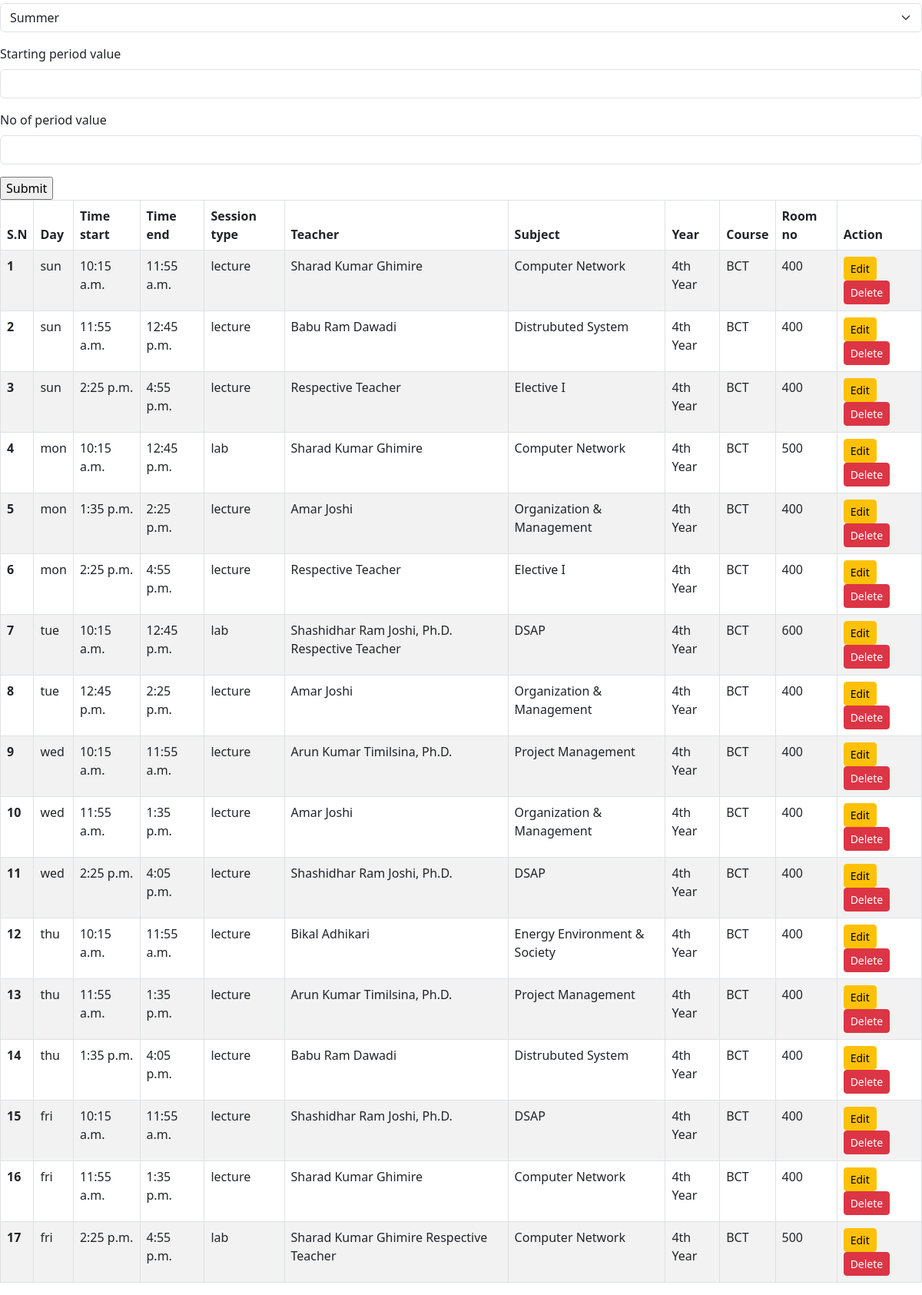
The page /routine (lower part) on the database as committed earlier.
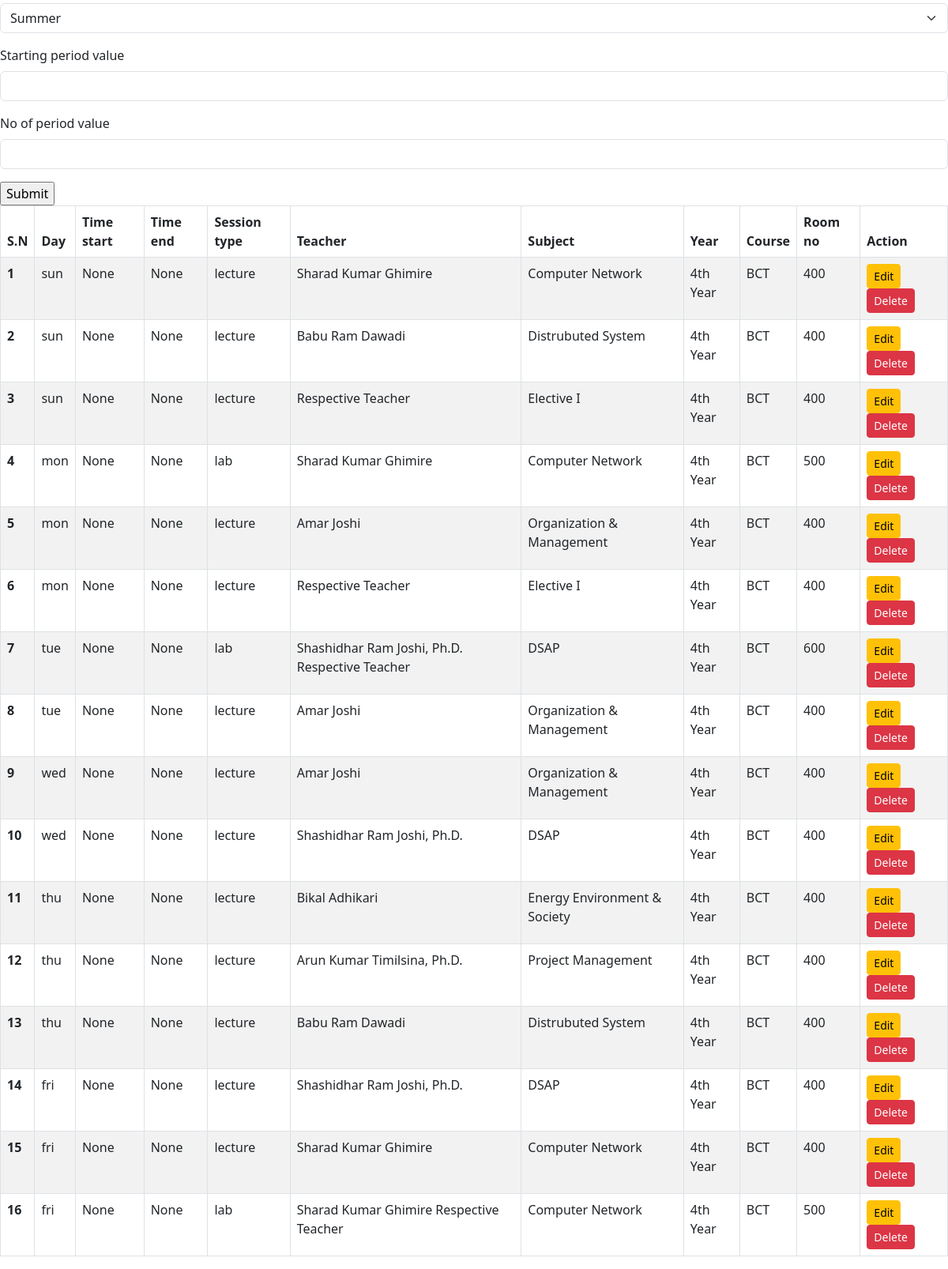
The same page on the database as committed later.
### api/models.py (models this page shows, shortened)
class Routine(models.Model):
    DAY_CHOICES = [
        ('sun', 'Sunday'),
        ('mon', 'Monday'),
        ('tue', 'Tuesday'),
        ('wed', 'Wednesday'),
        ('thu', 'Thursday'),
        ('fri', 'Friday'),
    ]
    SESSION_CHOICES = [
        ('lecture', 'Lecture'),
        ('lab', 'Lab'),
        ('tutorial', 'Tutorial'),
    ]
    SEASON_CHOICES = [
        ('winter', 'Winter'),
        ('summer', 'Summer'),
    ]
    day = models.CharField(max_length=3, choices=DAY_CHOICES)
    time_start = models.TimeField(blank=True,null=True)
    time_end = models.TimeField(blank=True,null=True)
    session_type = models.CharField(max_length=10, choices=SESSION_CHOICES)
    teacher = models.ManyToManyField(Teacher)
    subject = models.ForeignKey(Subject, on_delete=models.CASCADE)
    year = models.ForeignKey(Year, on_delete=models.CASCADE)
    course = models.ForeignKey(Course, on_delete=models.CASCADE)
    room_number = models.CharField(max_length=50)
    season=models.CharField(max_length=10, choices=SEASON_CHOICES,default="summer")
    starting_period_value=models.CharField(max_length=10,blank=True)
    no_of_period_value=models.CharField(max_length=10,blank=True)

class Teacher(models.Model):
    profile = models.ForeignKey(Profile,blank=True,null=True, on_delete=models.CASCADE)
    name=models.CharField(max_length=100)
    email=models.EmailField(max_length=254)
    address=models.CharField(max_length=100)
    phone=models.CharField(max_length=15,unique=True)
    post=models.CharField(max_length=30,blank=True)
    def __str__(self):
        return self.name

class Subject(models.Model):
    name=models.CharField(max_length=100,unique=True)
    year=models.ForeignKey(Year,on_delete=models.CASCADE)
    def __str__(self):
        return self.name

class Year(models.Model):
    year=models.CharField( max_length=50,choices=(
        ('1st Year','1st Year'),
        ('2nd Year','2nd Year'),
        ('3rd Year','3rd Year'),
        ('4th Year','4th Year'),
        ('Pass out','Pass out'),
        ),unique=True)
    def __str__(self):
        return self.year

class Course(models.Model):
    name=models.CharField(max_length=100)
    department = models.ForeignKey(Department, on_delete=models.CASCADE)
    year=models.ManyToManyField(Year)
    def __str__(self):
        return self.name

### Home/views.py (the view, shortened to what this page needs)
# urls.py: path('routine', views.routine,name='routine'),
def routine(request):
    context ={}
    all_routines=Routine.objects.all()
    context={
        'routineform':RoutineForm(),
        'all_routines':all_routines,
    }
    return render(request, "routine.html", context)

### Home/forms.py (shortened to what this page needs)
class RoutineForm(forms.ModelForm):
    class Meta:
        model = api.Routine
        fields="__all__"

### templates/routine.html (shortened to what this page needs)
{% extends 'base.html' %}
{%load crispy_forms_tags %}
{% block body %}
<form action = "{% url 'routine' %}" method = "post">
    {{routineform |crispy }}
    <input type="submit" value="Submit">
</form>
<div>
<table class="table table-striped table-hover table-bordered">
    <thead>
      <tr>
        <th scope="col">S.N</th>
        <th scope="col">Day</th>
        <th scope="col">Time start</th>
        <th scope="col">Time end</th>
        <th scope="col">Session type</th>
        <th scope="col">Teacher</th>
        <th scope="col">Subject</th>
        <th scope="col">Year</th>
        <th scope="col">Course</th>
        <th scope="col">Room no</th>
        <th scope="col">Action</th>
      </tr>
    </thead>
    <tbody>
        {% for as in all_routines %}
        <tr>
        <th scope="row">{{forloop.counter}}</th>
        <td>{{as.day}}</td>
        <td>{{as.time_start}}</td>
        <td>{{as.time_end}}</td>
        <td>{{as.session_type}}</td>
        <td>{% for t in as.teacher.all %}
          {{t}}
          {% endfor %}
        </td>
        <td>{{as.subject}}</td>
        <td>{{as.year}}</td>
        <td>{{as.course}}</td>
        <td>{{as.room_number}}</td>
        <td>
            <a href="routine_update/{{as.id}}">
              <button type="button" class="btn btn-sm btn-warning">Edit</button>
          </a>
            <a href="routine_delete/{{as.id}}">
                <button type="button" class="btn btn-sm btn-danger">Delete</button>
            </a>
        </td>
        </tr>
        {% endfor %}
    </tbody>
  </table>
</div>
{% endblock body %}

### templates/base.html (shortened to what this page needs)
<!DOCTYPE html>
<html lang="en">
<head>
    <link href="https://cdn.jsdelivr.net/npm/bootstrap@5.3.0/dist/css/bootstrap.min.css" rel="stylesheet">
</head>
<body>
  {% block body %}{% endblock body %}
</body>
</html>

Rows that differ between the two databases and show on the page:
removed Routine: day "wed", time_start "10:15 a.m.", time_end "11:55 a.m.", session_type "lecture", subject "Project Management", year "4th Year", course "BCT", room_number "400", Teacher (name "Arun Kumar Timilsina, Ph.D.")
changed Routine (number 1 of 16 on the later page): time_start "10:15 a.m." → "None"; time_end "11:55 a.m." → "None"
changed Routine (number 2 of 16 on the later page): time_start "11:55 a.m." → "None"; time_end "12:45 p.m." → "None"
changed Routine (number 3 of 16 on the later page): time_start "2:25 p.m." → "None"; time_end "4:55 p.m." → "None"
changed Routine (number 4 of 16 on the later page): time_start "10:15 a.m." → "None"; time_end "12:45 p.m." → "None"
changed Routine (number 5 of 16 on the later page): time_start "1:35 p.m." → "None"; time_end "2:25 p.m." → "None"
changed Routine (number 6 of 16 on the later page): time_start "2:25 p.m." → "None"; time_end "4:55 p.m." → "None"
changed Routine (number 7 of 16 on the later page): time_start "10:15 a.m." → "None"; time_end "12:45 p.m." → "None"
changed Routine (number 8 of 16 on the later page): time_start "12:45 p.m." → "None"; time_end "2:25 p.m." → "None"
changed Routine (number 9 of 16 on the later page): time_start "11:55 a.m." → "None"; time_end "1:35 p.m." → "None"
changed Routine (number 10 of 16 on the later page): time_start "2:25 p.m." → "None"; time_end "4:05 p.m." → "None"
changed Routine "Energy Environment & Society": time_start "10:15 a.m." → "None"; time_end "11:55 a.m." → "None"
changed Routine "Project Management": time_start "11:55 a.m." → "None"; time_end "1:35 p.m." → "None"
changed Routine (number 13 of 16 on the later page): time_start "1:35 p.m." → "None"; time_end "4:05 p.m." → "None"
changed Routine (number 14 of 16 on the later page): time_start "10:15 a.m." → "None"; time_end "11:55 a.m." → "None"
changed Routine (number 15 of 16 on the later page): time_start "11:55 a.m." → "None"; time_end "1:35 p.m." → "None"
changed Routine (number 16 of 16 on the later page): time_start "2:25 p.m." → "None"; time_end "4:55 p.m." → "None"
